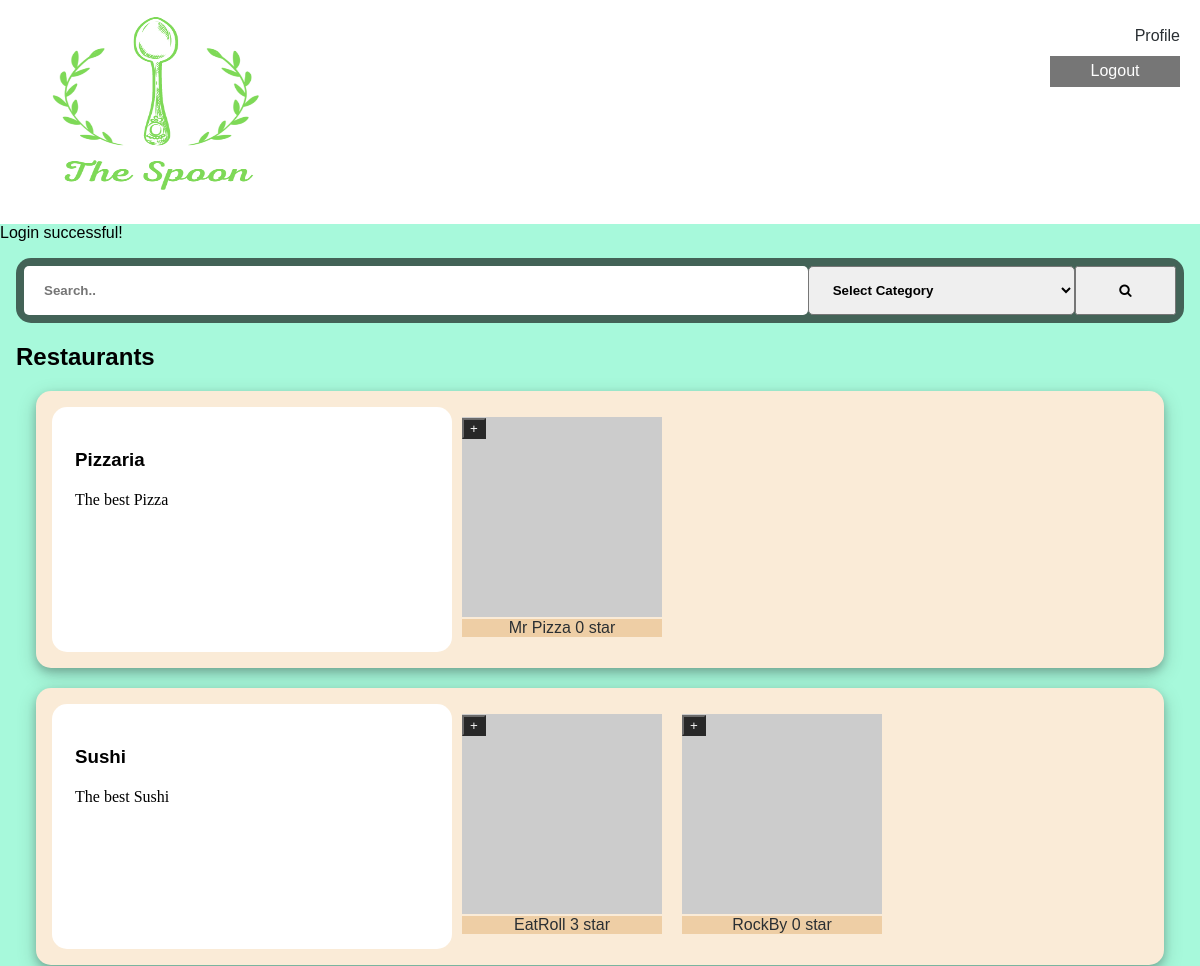
The page /pages (signed in, upper part) on the database as committed earlier.
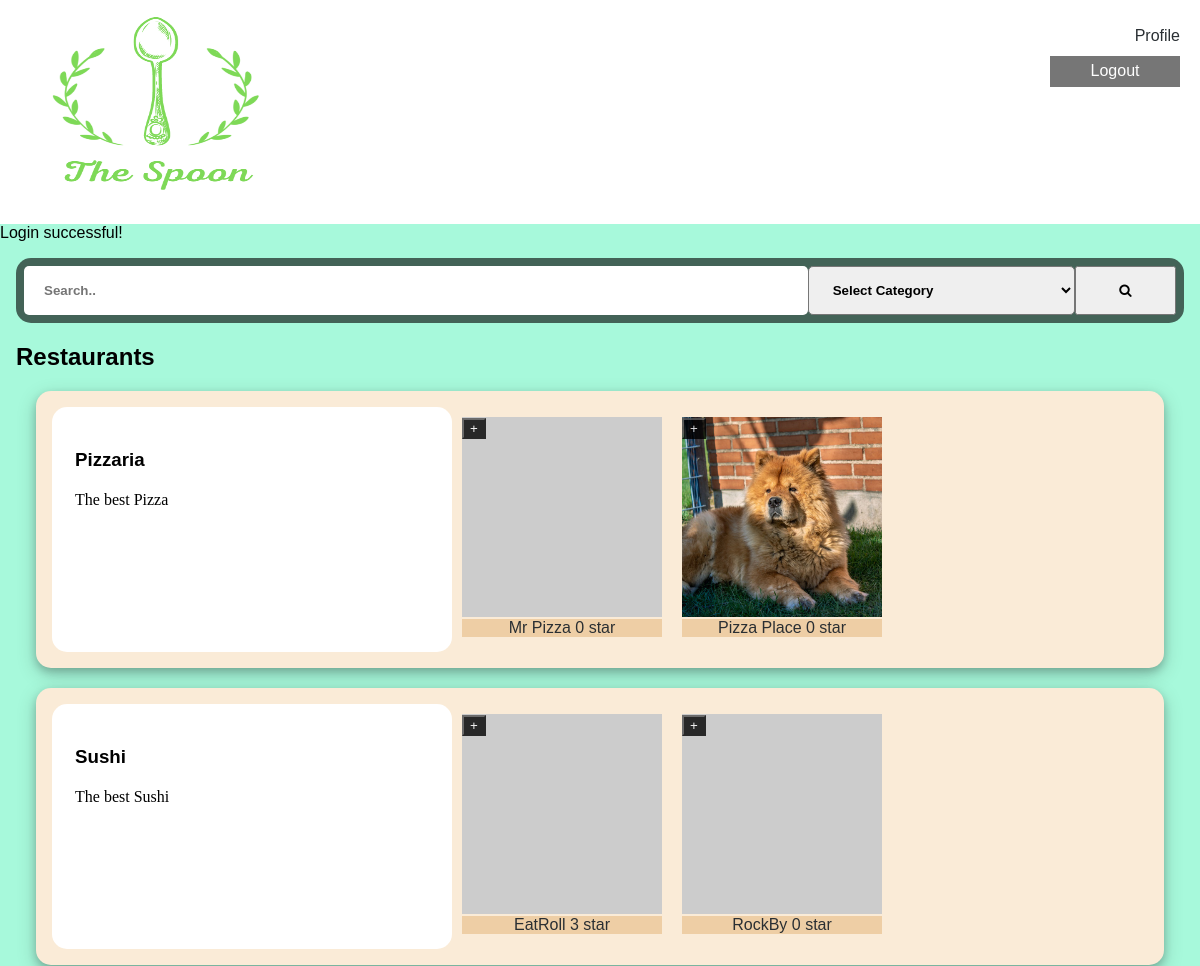
The same page on the database as committed later.
### tables this page shows
CREATE TABLE RestCategory (
	idRestCategory		INTEGER PRIMARY KEY,
	Name 			VARCHAR NOT NULL,
	Description		VARCHAR NOT NULL
);

CREATE TABLE Restaurant (
	idRestaurant 		INTEGER PRIMARY KEY,
	Name 			VARCHAR NOT NULL,
	idUser		INTEGER NOT NULL 	CONSTRAINT fk_restaurant_iduser REFERENCES User (idUser)
												ON DELETE CASCADE ON UPDATE CASCADE,
	idRestCategory		INTEGER NOT NULL 	CONSTRAINT fk_restaurant_idrestcategory REFERENCES RestCategory (idRestCategory)
												ON DELETE CASCADE ON UPDATE CASCADE,
	Photo			VARCHAR	DEFAULT '',
	Description		VARCHAR DEFAULT '',
	Rating 		REAL NOT NULL,
	idAddress		INTEGER NOT NULL 	CONSTRAINT fk_restaurant_idaddress REFERENCES Address (idAddress)
												ON DELETE CASCADE ON UPDATE CASCADE,
	CONSTRAINT evaluation_rating CHECK ((Rating >= 0) and (Rating <= 5))
);

### pages/index.php (called while the page is built, shortened)
<?php
  require_once('../utils/session.php');
  $session = new Session();
  require_once('../database/connection.php');
  require_once('../database/restaurant.class.php');
  require_once('../templates/common.tpl.php');
  require_once('../templates/restaurant.tpl.php');
  $db = getDatabaseConnection();
  $categories = Category::getRestaurantsCategories($db, 8);
  drawHeader($session);
  drawRestaurants($db, $categories);
  drawFooter();
?>

### utils/session.php (called while the page is built, shortened)
<?php
  class Session {
    private array $messages;
    public function __construct() {
      $this->messages = isset($_SESSION['messages']) ? $_SESSION['messages'] : array();
    }
    public function getMessages() {
      return $this->messages;
    }
  }
?>

### database/restaurant.class.php (called while the page is built, shortened)
<?php
  class Restaurant {
    public function __construct(int $id, string $name, string $description, string $photo, string $street, string $city, string $state, int $postalCode, float $rating) {
      $this->id = $id;
      $this->name = $name;
      $this->photo = $photo;
      $this->rating = $rating;
    }
    static function getRestaurantsFromCategory(PDO $db, int $count,  int $id) : array {
      $stmt = $db->prepare('
      SELECT idRestaurant, Name, Description, Photo, Street, City, State, PostalCode, Rating
      FROM Restaurant JOIN Address USING (idAddress)
      WHERE idRestCategory = ?
      LIMIT ?
    ');
      $stmt->execute(array($id, $count));
      $restaurants = array();
      while ($restaurant = $stmt->fetch()) {
        $restaurants[] = new Restaurant(
        (int)$restaurant['idRestaurant'],
        $restaurant['Name'],
        $restaurant['Description'],
        $restaurant['Photo'],
        $restaurant['Street'],
        $restaurant['City'],
        $restaurant['State'],
        (int)$restaurant['PostalCode'],
        (float)$restaurant['Rating']
        );
      }
      return $restaurants;
    }
  }
  class Category {
    public function __construct() {
      $argc = func_num_args();
      $this->id = $argv[0];
      $this->name = $argv[1];
      if($argc==3) $this->description = $argv[2];
    }
    static function getRestaurantsCategories(PDO $db, int $count) : array {
      $stmt = $db->prepare('SELECT idRestCategory, Name, Description FROM RestCategory LIMIT ?');
      $stmt->execute(array($count));
      $categories = array();
      while ($category = $stmt->fetch()) {
        $categories[] = new Category(
          (int) $category['idRestCategory'],
          $category['Name'],
          $category['Description']
        );
      }
      return $categories;
    }
  }
?>

### templates/restaurant.tpl.php (the view, shortened to what the changed rows need)
<?php function drawRestaurants(PDO $db, array $categories) { ?>
  <section class="style-restaraunts" id="restaurants">
    <h2>Restaurants</h2>
    <?php foreach($categories as $category) {
      $restaurants = Restaurant::getRestaurantsFromCategory($db, 5, $category->id);
      drawRestaurantsCategory($restaurants, $category);
    } ?>
  </section>
<?php } ?>
<?php function drawRestaurantsCategory(array $restaurants, Category $category) { ?>
  <section id=<?=$category->name?>>
    <div>
      <h3><?=$category->name?></h3>
      <p><?=$category->description?></p>
    </div>
    <?php foreach($restaurants as $restaurant) { ?>
      <article>
        <div class="restImageName">
          <a href="../pages/restaurant.php?id=<?=$restaurant->id?>" class="restImage" id="restImage-<?=$restaurant->id?>"><img src="<?=$restaurant->photo?>" alt="restaurant image" width="200" height="200"></a>
          <a href="../pages/restaurant.php?id=<?=$restaurant->id?>" class="restName" id="restName-<?=$restaurant->id?>"><?=$restaurant->name?> <?=$restaurant->rating?> star</a>
          <button type="button" class="descOpen" id="descOpen-<?=$restaurant->id?>" onclick="openDescription(<?=$restaurant->id?>)">+</button>
        </div>
      </article>
    <?php } ?>
  </section>
<?php } ?>

### templates/common.tpl.php (shortened to what the changed rows need)
<?php
  require_once('../utils/session.php');
?>
<?php function drawHeader(Session $session) { ?>
<!DOCTYPE html>
<html lang="en-US">
  <head>
    <link rel="stylesheet" href="../css/style.css">
    <link rel="stylesheet" href="../css/layout.css">
    <link rel="stylesheet" href="https://cdnjs.cloudflare.com/ajax/libs/font-awesome/4.7.0/css/font-awesome.min.css">
  </head>
  <body>
    <section id="messages">
      <?php foreach ($session->getMessages() as $messsage) { ?>
        <article class="<?=$messsage['type']?>">
          <?=$messsage['text']?>
        </article>
      <?php } ?>
    </section>
    <main class="content">
<?php } ?>
<?php function drawFooter() { ?>
    </main>
  </body>
</html>
<?php } ?>

Rows that differ between the two databases and show on the page:
added restaurant: Photo (picture), Name "Pizza Place", Rating "0", shown under restcategory "Pizzaria"
